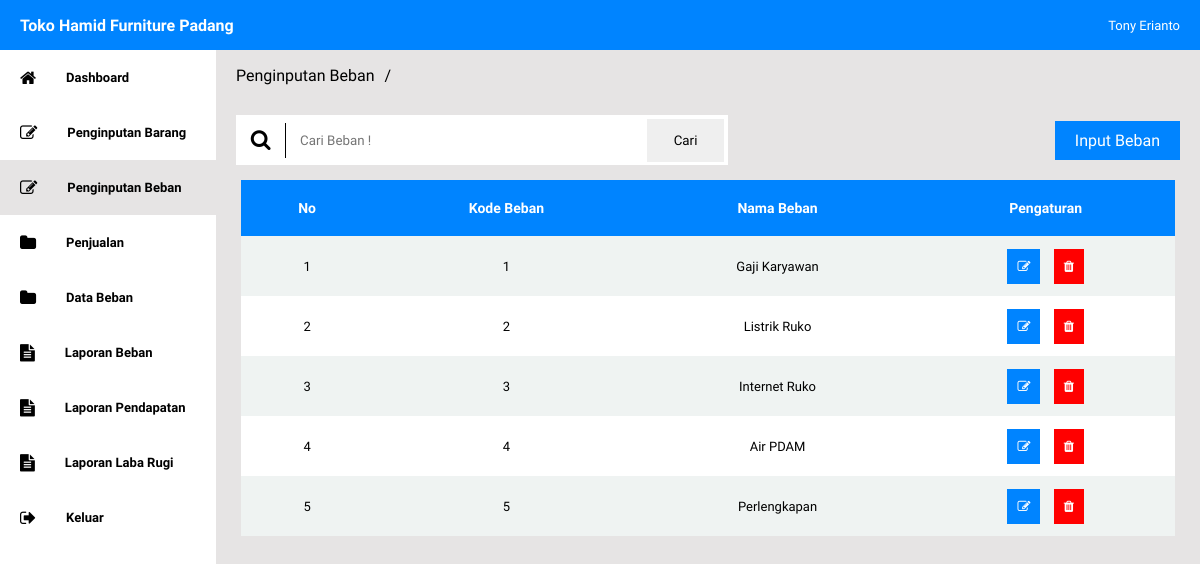
Screenshot of /penginputanbeban/index.php (signed in) with the database file from the repository.
### tables this page shows
CREATE TABLE `tb_beban` (
  `kode_beban` varchar(100) NOT NULL,
  `nama_beban` varchar(100) NOT NULL
);

### penginputanbeban/index.php (the view, shortened to what this page needs)
<?php
 include '../koneksi/index.php';
?>
<!DOCTYPE html>
<html lang="en">
<head>
    <link rel="stylesheet" href="../css/style.css">
    <link rel="stylesheet" href="https://stackpath.bootstrapcdn.com/font-awesome/4.7.0/css/font-awesome.min.css">
</head>
<body>
    <section>
        <div class="top-nav">
            <div class="brand-company">
                Toko Hamid Furniture Padang
            </div>
            <div class="name-account">
                <?php echo $_SESSION["nama_lengkap"] ?>
            </div>
        </div>
        <div class="side-nav">
            <div class="side-nav-menu">
                <ul>
                    <li><a href="../dashboard/"><i class="fa fa-home fa-lg"></i>Dashboard</a></li>
                    <li><a href="../penginputan/"><i class="fa fa-edit fa-lg"></i>Penginputan Barang</a></li>
                    <li><a class="active" href="../penginputanbeban/"><i class="fa fa-edit fa-lg"></i>Penginputan Beban</a></li>
                    <li><a href="../penjualan/"><i class="fa fa-folder fa-lg"></i>Penjualan</a></li>
                    <li><a href="../databeban/"><i class="fa fa-folder fa-lg"></i>Data Beban</a></li>
                    <li><a href="../laporanbeban/"><i class="fa fa-file-text fa-lg"></i>Laporan Beban</a></li>
                    <li><a href="../laporanpendapatan/"><i class="fa fa-file-text fa-lg"></i>Laporan Pendapatan</a></li>
                    <li><a href="../laporanlabarugi/"><i class="fa fa-file-text fa-lg"></i>Laporan Laba Rugi</a></li>
                    <li><a href="../proses/keluar.php"><i class="fa fa-sign-out fa-lg"></i>Keluar</a></li>
                </ul>
            </div>
        </div>
    </section>
    <section>
        <div class="content-layout">
            <div class="breadcrumb">
                <a href="../penginputan/">Penginputan Beban</a><span>/</span>
            </div>
            <div class="button-input-layout">
                <?php
                $cari="";
                ?>
                <div class="search-layout">
                    <div class="search-logo">
                        <i class="fa fa-search fa-lg">
                        </i>
                    </div>
                    <div class="search-input-layout">
                    <form action="" method="get">
                        <input type="text" name="caribeban" value="<?php echo $cari ?>" placeholder="Cari Beban ! " name="" id="">
                        <input type="submit" value="Cari">
                    </form>
                    </div>
                </div>
                <a href="../inputbeban/">Input Beban</a>
            </div>
            <div class="table-layout">
                <table>
                    <tr>
                        <th>No</th>
                        <th>Kode Beban</th>
                        <th>Nama Beban</th>
                        <th>Pengaturan</th>
                    </tr>
                    <?php
                    if(isset($_GET['caribeban'])){
                        $cari=$_GET['caribeban'];
                        $data  = "SELECT * FROM tb_beban WHERE kode_beban LIKE'%$cari%' OR nama_beban LIKE'%$cari%'";
                        }
                        else {
                        $data  = "SELECT * FROM tb_beban";
                        }
                        $no=1;
                        $query = mysqli_query($koneksi,$data);
                        while($row = mysqli_fetch_array($query))
                        {
                            $kode_beban = $row["kode_beban"];
                            $nama_beban = $row["nama_beban"];
                    ?>
                    <tr>
                        <td><?php echo "$no" ?></td>
                        <td><?php echo "$kode_beban" ?></td>
                        <td><?php echo "$nama_beban" ?></td>
                        <td>
                            <a href="../ubahbeban/?kode_beban=<?php echo $kode_beban ?>"><i class="fa fa-edit"></i></a>
                            <a href="../penginputanbeban/hapus.php?kode_beban=<?php echo $kode_beban ?>"><i class="fa fa-trash"></i></a>
                        </td>
                    </tr>
                    <?php
                    $no++;
                    }
                    ?>
                </table>
            </div>
        </div>
    </section>
</body>
</html>

### css/style.css (style rules this page uses)
* { font-family: 'Varela Round', sans-serif; margin: 0; padding: 0; }
.top-nav { position: fixed; top:0; width: 100%; height: 50px; background-color: #0084ff; display: flex; justify-content: space-between; }
.top-nav > .brand-company { width: 30%; height: 100%; display: flex; align-items: center; margin-left: 20px; font-weight: bold; color: #ffffff; cursor: default; }
.top-nav > .name-account { width: 30%; height: 100%; font-size: 13px; display: flex; justify-content: flex-end; align-items: center; margin-right: 20px; color: #ffffff; cursor: default; }
.side-nav { position: fixed; top: 50px; left: 0; width: 18%; height: 100%; }
.side-nav > .side-nav-menu { width: 100%; height: 70%; }
.side-nav > .side-nav-menu > ul { padding: 0; margin: 0; }
.side-nav > .side-nav-menu > ul > li { list-style-type: none; }
.side-nav > .side-nav-menu > ul > li > a { display: block; padding:20px; font-size: 13px; font-weight: bold; text-decoration: none; color: #000000; }
.side-nav > .side-nav-menu > ul > li > a > i { margin-right: 30px; }
.side-nav > .side-nav-menu > ul > li > a.active { background-color:#e6e4e4; }
.content-layout { width: 82%; height: 100%; position: fixed; top:50px; right: 0; background-color:#e6e4e4; overflow-y: auto; }
.content-layout > .breadcrumb { width: 100%; height: 50px; display: flex; align-items: center; margin-left: 20px; }
.content-layout > .breadcrumb > a { text-decoration: none; color: #000000; }
.content-layout > .breadcrumb > span { margin: 0px 10px; }
.button-input-layout { width: 100%; height: 80px; display: flex; align-items: center; justify-content: space-between; }
.search-layout { width: 50%; height: 50px; margin-left: 20px; display: flex; justify-content: center; align-items: center; background-color: #ffffff; }
.search-layout > .search-logo { width: 10%; height: 70%; display: flex; justify-content: center; align-items: center; border-right: 1px solid #000000; }
.search-input-layout { height: 100%; width: 90%; display: flex; align-items: center; justify-content: center; }
.search-input-layout > form { height: 100%; width: 100%; display: flex; align-items: center; justify-content: center; }
.search-input-layout > form > input[type=text] { padding: 14px; width: 93%; border: none; outline: none; }
.search-input-layout > form > input[type=submit] { padding: 14px; width: 20%; border: none; outline: none; margin-right: 4px; }
.button-input-layout > a { display: block; background-color: #0084ff; padding: 10px 20px; text-decoration: none; color:#ffffff; margin-right: 20px; }
.table-layout { height: 400px; width: 95%; margin:auto; overflow-y: auto; }
.table-layout > table { width: 100%; text-align: center; border-collapse: collapse; }
.table-layout > table th { padding: 20px; font-size: 14px; background-color: #0084ff; color: #ffffff; }
.table-layout > table td { height: 60px; font-size: 13px; }
.table-layout> table tr:nth-child(odd) { background-color: #ffffff; }
.table-layout> table tr:nth-child(even) { background-color: #eff3f2; }
.table-layout > table td a { padding: 10px; background-color: #0084ff; text-decoration: none; color:#ffffff; margin: 0px 5px; }
.table-layout > table td a:nth-child(even) { background-color: #ff0000; }

### rows the page displays
tb_beban: kode_beban "1", nama_beban "Gaji Karyawan"
tb_beban: kode_beban "2", nama_beban "Listrik Ruko"
tb_beban: kode_beban "3", nama_beban "Internet Ruko"
tb_beban: kode_beban "4", nama_beban "Air PDAM"
tb_beban: kode_beban "5", nama_beban "Perlengkapan"

### other values shown
$_SESSION["nama_lengkap"] "Tony Erianto"
